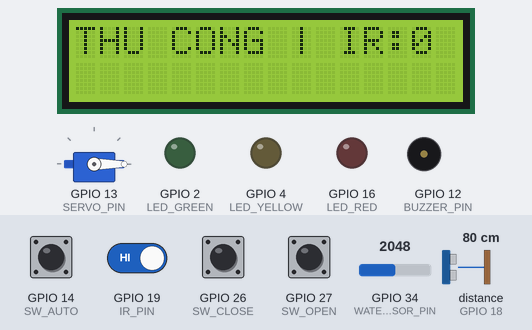
The sketch below on a simulated ESP32. Shown: servo, 16×2 character LCD, output pins drawn as LEDs (lit = HIGH), buzzer (waves = sounding, pin HIGH). Wiring (inferred from the names in the program): ultrasonic range finder: trigger GPIO 5; echo GPIO 18. Dashed ring = blinking. The test bench sets the inputs (shaded band); at power-on: GPIO 14 (SW_AUTO), GPIO 19 (IR_PIN), GPIO 26 (SW_CLOSE), GPIO 27 (SW_OPEN) HIGH, GPIO 34 (WATER_SENSOR_PIN) = 2048, distance to the obstacle (sensor on GPIO 18) 80 cm. The echo pulse lasts 58.3 µs per cm; WiFi joins after 1.5 s; servers stay silent unless stated; pins used as bus, display or sensor lines are not drawn; what the sketch prints to the serial monitor is not drawn.

Above: at 5.6 s.
5.7 s: GPIO 14 (SW_AUTO) pulled LOW for 0.15 s
At 6.4 s:
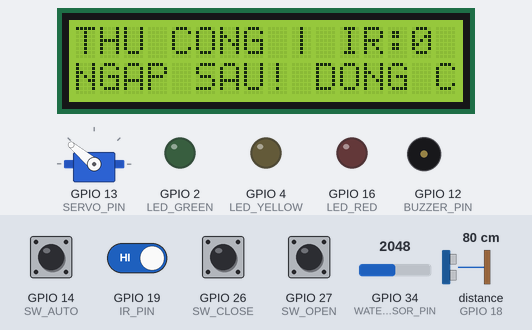
7.4 s: GPIO 26 (SW_CLOSE) pulled LOW for 0.15 s
At 7.9 s:
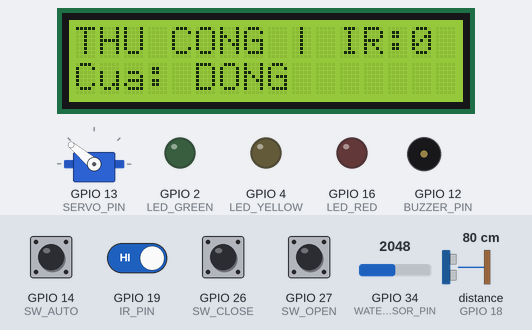
9.0 s: GPIO 27 (SW_OPEN) pulled LOW for 0.15 s
At 10.2 s:
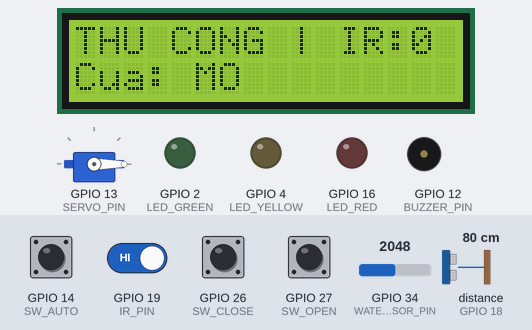
10.6 s: GPIO 14 (SW_AUTO) pulled LOW for 1 s
At 10.86 s:
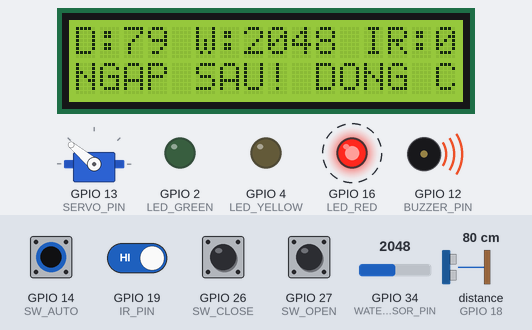
13.1 s: GPIO 19 (IR_PIN) driven LOW
At 14.3 s:
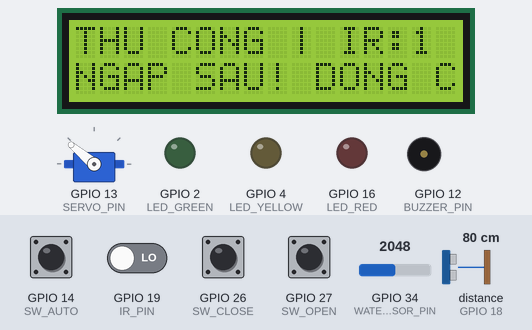
14.6 s: GPIO 14 (SW_AUTO) pulled LOW for 0.15 s
At 15.7 s:
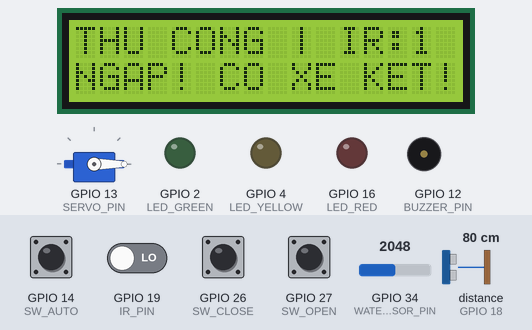
Timing chart, 0 to 17.3 s (numbered marks = the images above; inputs shaded):
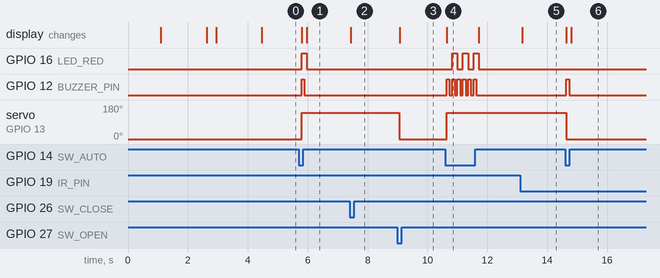

The sketch:

codeDKTM.ino
```cpp
#define BLYNK_TEMPLATE_ID "TMPL6S8ZwTy3Y"
#define BLYNK_TEMPLATE_NAME "Cua Chong Ngap"
#define BLYNK_AUTH_TOKEN "aFI3J6RAVe6waQMpR2pEI3Lx1BQg8TnU"

#define BLYNK_PRINT Serial

#include <WiFi.h>
#include <WiFiClient.h>
#include <BlynkSimpleEsp32.h>
#include <Wire.h>
#include <LiquidCrystal_I2C.h>
#include <ESP32Servo.h>

// Thay đổi tên Wi-Fi và mật khẩu của bạn tại đây
char ssid[] = "TP-Link_D502";
char pass[] = "68739164";

// Định nghĩa các chân kết nối trên ESP32
#define TRIG_PIN          5   // Cảm biến siêu âm - Trig
#define ECHO_PIN         18   // Cảm biến siêu âm - Echo
#define WATER_SENSOR_PIN 34   // Cảm biến mực nước (Chân Analog)
#define IR_PIN           19   // Cảm biến hồng ngoại phát hiện xe
#define SERVO_PIN        13   // Động cơ Servo điều khiển cửa (PWM)
#define BUZZER_PIN       12   // Còi báo động

#define LED_GREEN         2   // Đèn Xanh: An toàn
#define LED_YELLOW        4   // Đèn Vàng: Nguy cơ ngập
#define LED_RED          16   // Đèn Đỏ: Ngập sâu / Đóng cửa

#define SW_AUTO          14   // Công tắc chọn chế độ phần cứng (Auto/Manual)
#define SW_OPEN          27   // Nút gạt mở cửa thủ công phần cứng
#define SW_CLOSE         26   // Nút gạt đóng cửa thủ công phần cứng

// Khởi tạo đối tượng LCD và Servo
LiquidCrystal_I2C lcd(0x27, 16, 2);
Servo doorServo;

// Biến lưu trạng thái khóa cửa khi đã đóng do ngập sâu
bool doorLockedAfterFlood = false;

// Biến nhận lệnh từ App Blynk (V0: Chọn chế độ Auto/Manual, V1: Nút mở, V2: Nút đóng)
int appAutoMode = 1;
int appOpenCmd = 0;
int appCloseCmd = 0;

BLYNK_WRITE(V0) { appAutoMode = param.asInt(); }
BLYNK_WRITE(V1) { appOpenCmd = param.asInt(); }
BLYNK_WRITE(V2) { appCloseCmd = param.asInt(); }

// Biến điều khiển chớp nháy độc lập cho đèn Vàng (~500ms)
unsigned long previousMillisYellow = 0;
const long intervalYellow = 500;
bool ledYellowState = LOW;

// Biến điều khiển chớp nháy độc lập cho đèn Đỏ (~150ms)
unsigned long previousMillisRed = 0;
const long intervalRed = 150;
bool ledRedState = LOW;

// Biến điều khiển còi kêu dồn dập nhanh (~80ms)
unsigned long previousMillisBuzzer = 0;
const long intervalBuzzer = 80;
bool buzzerState = LOW;

// Hàm đo khoảng cách từ cảm biến siêu âm (từ trên chiếu xuống mặt nước)
long getDistance() {
  digitalWrite(TRIG_PIN, LOW);
  delayMicroseconds(2);
  digitalWrite(TRIG_PIN, HIGH);
  delayMicroseconds(10);
  digitalWrite(TRIG_PIN, LOW);
  long duration = pulseIn(ECHO_PIN, HIGH);
  long distance = duration * 0.034 / 2; // Tính ra cm
  return distance;
}

void setup() {
  Serial.begin(115200);
  delay(1000);

  // Cấu hình chân vào/ra
  pinMode(TRIG_PIN, OUTPUT);
  pinMode(ECHO_PIN, INPUT);
  pinMode(WATER_SENSOR_PIN, INPUT);
  pinMode(IR_PIN, INPUT_PULLUP);
 
  pinMode(SW_AUTO, INPUT_PULLUP);
  pinMode(SW_OPEN, INPUT_PULLUP);
  pinMode(SW_CLOSE, INPUT_PULLUP);

  pinMode(BUZZER_PIN, OUTPUT);
  pinMode(LED_GREEN, OUTPUT);
  pinMode(LED_YELLOW, OUTPUT);
  pinMode(LED_RED, OUTPUT);

  // Khởi động Servo và màn hình LCD
  doorServo.attach(SERVO_PIN);
  doorServo.write(0); // Vị trí ban đầu: Mở cửa (0 độ)

  lcd.init();
  lcd.backlight();
  lcd.setCursor(0, 0);
  lcd.print("He Thong Chong Ngap");
  lcd.setCursor(0, 1);
  lcd.print(" Dang ket noi WiFi");

  // Kết nối Wi-Fi trước
  WiFi.begin(ssid, pass);
  while (WiFi.status() != WL_CONNECTED) {
    delay(500);
    Serial.print(".");
  }
  Serial.println("\nWiFi connected!");

  lcd.clear();
  lcd.print("Dang ket noi Blynk");

  // Kết nối Blynk trỏ chuẩn về Server Singapore (SGP1) kèm cổng 80
  Blynk.begin(BLYNK_AUTH_TOKEN, ssid, pass, "sgp1.blynk.cloud", 80);

  lcd.clear();
  lcd.print("Ket noi thanh cong!");
  delay(1500);
  lcd.clear();
}

void loop() {
  Blynk.run(); // Duy trì kết nối Blynk

  // Kiểm tra chế độ (Cho phép App linh hoạt điều khiển)
  // Đọc trạng thái công tắc cứng (LOW là gạt sang chế độ Auto, tùy vào cách bạn đấu nối)
  bool hardwareAuto = (digitalRead(SW_AUTO) == LOW);

  // Hệ thống sẽ chạy Auto khi: Cả công tắc cứng ở chế độ Auto VÀ App cũng đang bật Auto
  // (Hoặc bạn có thể chọn ưu tiên công tắc cứng bằng cách sửa lại logic ở đây)
  bool isAuto = hardwareAuto && (appAutoMode == 1);
  bool carDetected = (digitalRead(IR_PIN) == LOW); // Đọc trạng thái cảm biến vật cản (LOW: có vật cản/xe)

  int waterVal = analogRead(WATER_SENSOR_PIN);     // Đọc cảm biến mực nước Analog
  long distance = getDistance();                 // Đọc cảm biến siêu âm
  unsigned long currentMillis = millis();

  // Đồng bộ thông số lên App Blynk
  // V3: Mực nước, V4: Khoảng cách, V5: Trạng thái vật cản (0/1)
  Blynk.virtualWrite(V3, waterVal);
  Blynk.virtualWrite(V4, distance);
  Blynk.virtualWrite(V5, carDetected ? 1 : 0);

  if (isAuto) {
    // --- CHẾ ĐỘ TỰ ĐỘNG ---
    lcd.setCursor(0, 0);
    lcd.print("D:");
    lcd.print(distance);
    lcd.print(" W:");
    lcd.print(waterVal);
    lcd.print(" IR:");
    lcd.print(carDetected ? "1" : "0");
    lcd.print(" ");

    // Xác định trạng thái mực nước
    bool isDeepFlood = (distance <7.0 )|(waterVal >= 2000);
    bool isWarning = ((distance >= 7.0 && distance < 7.5) || (waterVal >= 500 && waterVal < 2000)) && !isDeepFlood;

    // --- 1. MỨC NGẬP SÂU (ƯU TIÊN CAO NHẤT) ---
    if (isDeepFlood) {
      doorLockedAfterFlood = true;

      lcd.setCursor(0, 1);
      if (carDetected) {
        lcd.print("NGAP! CO XE KET! ");
        doorServo.write(0); // Giữ mở cửa nếu kẹt xe
        Blynk.virtualWrite(V6, "NGAP! CO XE KET!"); // Gửi trạng thái lên App
      } else {
        lcd.print("NGAP SAU! DONG CUA");
        doorServo.write(140); // Đóng cửa chống ngập
        Blynk.virtualWrite(V6, "NGAP SAU! DONG");   // Gửi trạng thái lên App
      }

      digitalWrite(LED_GREEN, LOW);
      digitalWrite(LED_YELLOW, LOW);

      // Còi kêu dồn dập
      if (currentMillis - previousMillisBuzzer >= intervalBuzzer) {
        previousMillisBuzzer = currentMillis;
        buzzerState = !buzzerState;
        digitalWrite(BUZZER_PIN, buzzerState);
      }

      // Đèn Đỏ chớp nhanh
      if (currentMillis - previousMillisRed >= intervalRed) {
        previousMillisRed = currentMillis;
        ledRedState = !ledRedState;
        digitalWrite(LED_RED, ledRedState);
      }
    }
    // --- 2. MỨC NGUY CƠ NGẬP ---
    else if (isWarning) {
      lcd.setCursor(0, 1);
      lcd.print("CANH BAO: NGUY CO ");
      Blynk.virtualWrite(V6, "CANH BAO NGUY CO"); // Gửi trạng thái lên App
     
      if (!doorLockedAfterFlood) {
        doorServo.write(0);
      }

      digitalWrite(LED_GREEN, LOW);
      digitalWrite(LED_RED, LOW);
      digitalWrite(BUZZER_PIN, LOW); // Tắt còi ở mức nguy cơ

      // Đèn Vàng chớp nháy bình thường (500ms)
      if (currentMillis - previousMillisYellow >= intervalYellow) {
        previousMillisYellow = currentMillis;
        ledYellowState = !ledYellowState;
        digitalWrite(LED_YELLOW, ledYellowState);
      }
    }
    // --- 3. MỨC AN TOÀN (NƯỚC ĐÃ RÚT HOẶC BÌNH THƯỜNG) ---
    else {
      lcd.setCursor(0, 1);
     
      if (doorLockedAfterFlood) {
        lcd.print("NUOC RUT! CHO MO  ");
        doorServo.write(140);
        Blynk.virtualWrite(V6, "NUOC RUT! CHO MO"); // Gửi trạng thái lên App
       
        digitalWrite(LED_GREEN, LOW);
        digitalWrite(LED_YELLOW, LOW);
        digitalWrite(LED_RED, HIGH);
        digitalWrite(BUZZER_PIN, LOW);
      }
      else {
        if (carDetected) {
          lcd.print("Co xe qua         ");
          Blynk.virtualWrite(V6, "Co xe qua cua");     // Gửi trạng thái lên App
        } else {
          lcd.print("Trang Thai: AN TOAN");
          Blynk.virtualWrite(V6, "AN TOAN");          // Gửi trạng thái lên App
        }
       
        doorServo.write(0); // Mở cửa
        digitalWrite(LED_GREEN, HIGH);
        digitalWrite(LED_YELLOW, LOW);
        digitalWrite(LED_RED, LOW);
        digitalWrite(BUZZER_PIN, LOW);
      }
    }

  }
  else {
    // --- CHẾ ĐỘ THỦ CÔNG (MANUAL) ---
    lcd.setCursor(0, 0);
    lcd.print("THU CONG | IR:");
    lcd.print(carDetected ? "1" : "0");
    lcd.print("  ");
   
    Blynk.virtualWrite(V6, "CHE DO THU CONG"); // Gửi trạng thái lên App
    // Tắt toàn bộ đèn và còi ở chế độ thủ công
    digitalWrite(LED_GREEN, LOW);
    digitalWrite(LED_YELLOW, LOW);
    digitalWrite(LED_RED, LOW);
    digitalWrite(BUZZER_PIN, LOW);
    // Kiểm tra lệnh đóng từ nút cứng hoặc nút V2 trên App
    if (digitalRead(SW_CLOSE) == LOW || appCloseCmd == 1) {
      doorServo.write(140); // Đóng cửa
      lcd.setCursor(0, 1);
      lcd.print("Cua: DONG         ");
    }
    // Kiểm tra lệnh mở từ nút cứng hoặc nút V1 trên App
    else if (digitalRead(SW_OPEN) == LOW || appOpenCmd == 1) {
      doorServo.write(0);  // Mở cửa
      lcd.setCursor(0, 1);
      lcd.print("Cua: MO           ");
      doorLockedAfterFlood = false; // Xóa trạng thái khóa khi chủ động mở
    }
  }
 
  delay(50);
}
```

Measured:
- after the input at 5.7 s, GPIO 16 (LED_RED): LOW → HIGH after 0.10 s, → LOW 0.16 s later; GPIO 12 (BUZZER_PIN): LOW → HIGH after 0.10 s, → LOW 0.09 s later; servo on GPIO 13 (SERVO_PIN): 0° → 140° after 0.10 s; the display: first changes after 0.10 s (image 1 shows a later state)
- after the input at 7.4 s, the display: changes at once (image 2)
- after the input at 9.0 s, servo on GPIO 13 (SERVO_PIN): 140° → 0° after 0.06 s; the display: changes after 0.08 s (image 3)
- after the input at 10.6 s, GPIO 16 (LED_RED): alternates HIGH for 0.18 s and LOW for 0.18 s, 6 changes in all, then stays LOW, starting after 0.22 s; GPIO 12 (BUZZER_PIN): alternates HIGH for 0.09 s and LOW for 0.09 s, 12 changes in all, then stays LOW, starting at once
- after the input at 13.1 s, the display: changes after 0.07 s (image 5)
- after the input at 14.6 s, GPIO 12 (BUZZER_PIN): LOW → HIGH at once, → LOW 0.09 s later; servo on GPIO 13 (SERVO_PIN): 140° → 0° at once; the display: first changes at once (image 6 shows a later state)
